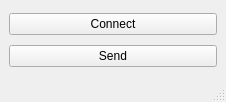
<?xml version="1.0" encoding="UTF-8"?>
<ui version="4.0">
 <class>MainWindow</class>
 <widget class="QMainWindow" name="MainWindow">
  <property name="geometry">
   <rect>
    <x>0</x>
    <y>0</y>
    <width>226</width>
    <height>102</height>
   </rect>
  </property>
  <property name="windowTitle">
   <string>MainWindow</string>
  </property>
  <widget class="QWidget" name="centralwidget">
   <layout class="QVBoxLayout" name="verticalLayout">
    <item>
     <widget class="QPushButton" name="pushButton">
      <property name="text">
       <string>Connect</string>
      </property>
     </widget>
    </item>
    <item>
     <widget class="QPushButton" name="pushButton_2">
      <property name="text">
       <string>Send</string>
      </property>
     </widget>
    </item>
   </layout>
  </widget>
  <widget class="QMenuBar" name="menubar">
   <property name="geometry">
    <rect>
     <x>0</x>
     <y>0</y>
     <width>226</width>
     <height>22</height>
    </rect>
   </property>
  </widget>
  <widget class="QStatusBar" name="statusbar"/>
 </widget>
 <resources/>
 <connections/>
</ui>
